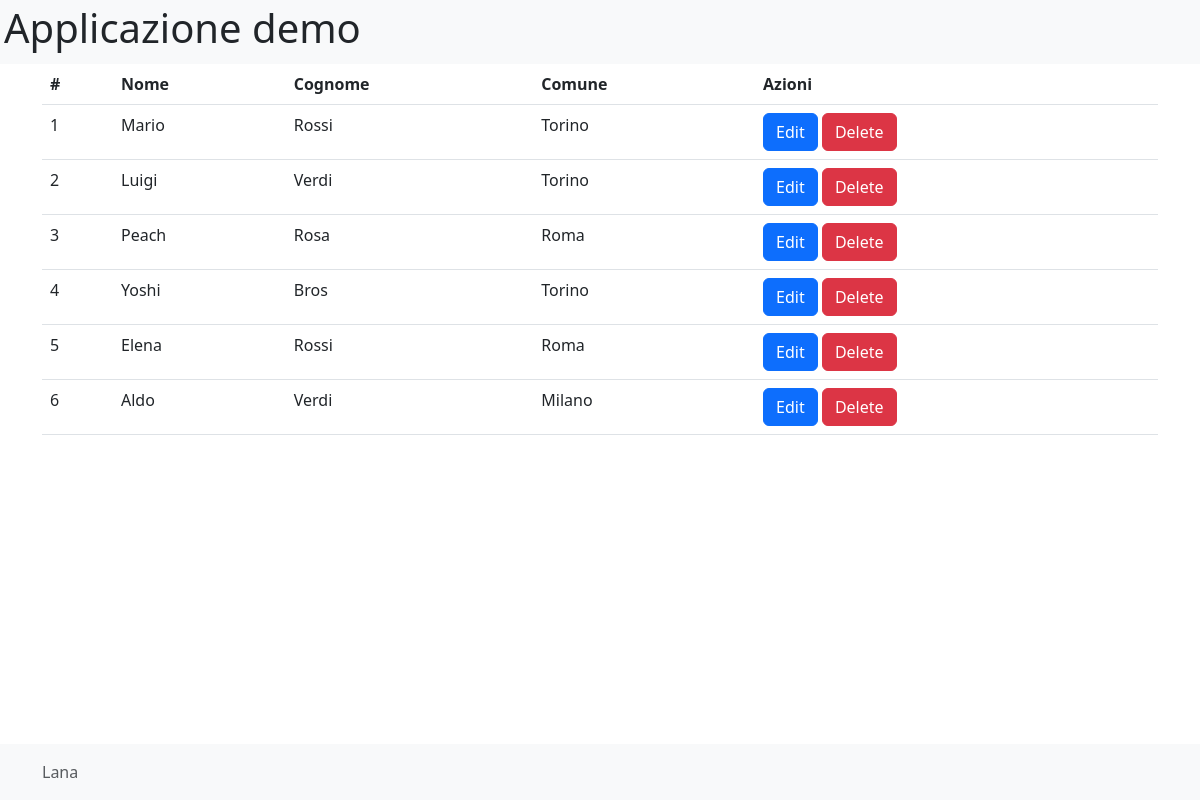
Page /form_in_php/index-user.php on the committed database.
### tables this page shows
CREATE TABLE `user` (
  `user_id` int(10) NOT NULL,
  `first_name` varchar(255) NOT NULL,
  `last_name` varchar(255) NOT NULL,
  `birthday` date NOT NULL,
  `birth_city` varchar(255) NOT NULL,
  `regione_id` int(11) NOT NULL,
  `provincia_id` int(11) NOT NULL,
  `gender` enum('M','F') NOT NULL,
  `username` varchar(255) NOT NULL,
  `password` varchar(255) NOT NULL
  );

### form_in_php/class/crud/UserCRUD.php (called while the page is built, shortened)
<?php
class UserCRUD
{
    public function read(int $user_id = null) {
        $conn = new PDO(DB_DSN, DB_USER, DB_PASSWORD);
        if (!is_null($user_id)) {
            $query = "SELECT * FROM user WHERE user_id = :user_id;";
            $stm =  $conn->prepare($query);
            $stm->bindValue(':user_id', $user_id, PDO::PARAM_INT);
            $stm->execute();
            $result = $stm->fetchAll(PDO::FETCH_CLASS, User::class);
            if (count($result) == 1) {
                return $result[0];
            }
            if (count($result) > 1) {
                throw new Exception("Chiave primaria duplicata", 1);
            }
            if (count($result) === 0) {
                return false;
            }
        } else {
            $query = "SELECT * FROM user;";
            $stm =  $conn->prepare($query);
            $stm->execute();
            $result = $stm->fetchAll(PDO::FETCH_CLASS, User::class);
            return $result;
        }
    }
}

### form_in_php/autoload.php (called while the page is built, shortened)
<?php
spl_autoload_register(function($className) {
    $classPath =  str_replace("\\", "/", __DIR__."/class//".$className);
});
?>

### form_in_php/index-user.php (the view, shortened to what this page needs)
<?php
require "./autoload.php";
$users = (new UserCRUD())->read();
?>
<?php require "./class/views/head-view.php" ?>
<table class="table">
    <tr>
        <th>#</th>
        <th>Nome</th>
        <th>Cognome</th>
        <th>Comune</th>
        <th> Azioni </th>
    </tr>
    <?php foreach ($users as $user) { ?>
    <tr>
        <td><?php echo $user->user_id?></td>
        <td><?php echo $user->first_name?></td>
        <td><?php echo $user->last_name?></td>
        <td><?php echo $user->birth_city?></td>
        <td>
            <a href= "edit-user.php?user_id=<?= $user->user_id ?>" class="btn btn-primary btn-xs">Edit</a>
            <a href= "delete-user.php?user_id=<?= $user->user_id ?>" class="btn btn-danger btn-xs">Delete</a>
        </td>
    </tr>
    <?php }?>
</table>
<?php require "./class/views/footer-view.php" ?>

### form_in_php/class/views/head-view.php (shortened to what this page needs)
<!doctype html>
<html lang="en">
<head>
     <link href="https://cdn.jsdelivr.net/npm/bootstrap@5.3.0-alpha1/dist/css/bootstrap.min.css" rel="stylesheet">
     <link href="assets/css/style.css" rel="stylesheet">
</head>
<body>
     <header class="bg-light p-1">
          <h1 class="display-6">Applicazione demo</h1>
     </header>
     <main class="container">

### form_in_php/class/views/footer-view.php (shortened to what this page needs)
</main>
<footer class="footer-bottom footer mt-auto py-3 bg-light">
  <div class="container">
    <span class="text-muted">Lana</span>
  </div>
</footer>
</body>
</html>

### form_in_php/assets/css/style.css (style rules this page uses)
.footer-bottom { position:fixed; width: 100%; bottom: 0; }

### rows in the picture
user: user_id "1", first_name "Mario", last_name "Rossi", birth_city "Torino"
user: user_id "2", first_name "Luigi", last_name "Verdi", birth_city "Torino"
user: user_id "3", first_name "Peach", last_name "Rosa", birth_city "Roma"
user: user_id "4", first_name "Yoshi", last_name "Bros", birth_city "Torino"
user: user_id "5", first_name "Elena", last_name "Rossi", birth_city "Roma"
user: user_id "6", first_name "Aldo", last_name "Verdi", birth_city "Milano"
